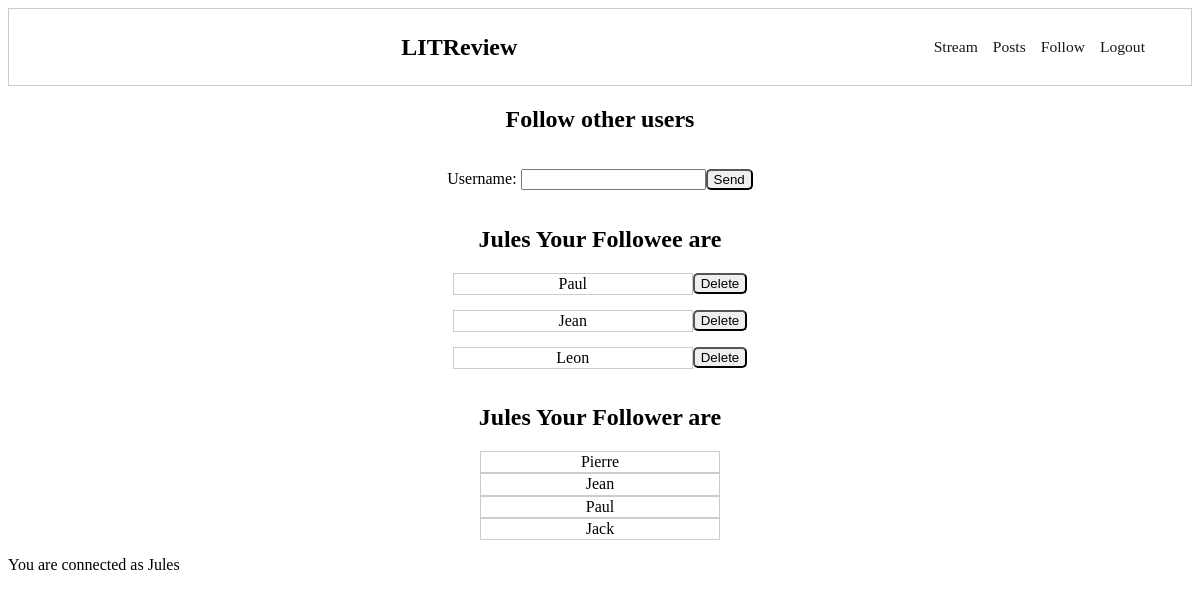
The page /review/follower_update/ (signed in) on the database its author committed.
### authentication/models.py (models this page shows)
class User(AbstractUser):
    pass

### review/models.py (models this page shows)
class UserFollows(models.Model):
    user = models.ForeignKey(to=settings.AUTH_USER_MODEL, on_delete=models.CASCADE, related_name='following')
    followed_user = models.ForeignKey(to=settings.AUTH_USER_MODEL, on_delete=models.CASCADE,
                                      related_name='followed_by')
    def __str__(self):
        return f"{self.followed_user}"
    class Meta():
        unique_together = ('user', 'followed_user', )

### review/views.py (the view)
# urls.py: path('review/follower_update/', review.views.follower_update, name='follower_update'),
@login_required
def follower_update(request):
    my_followers = []
    all_users = User.objects.exclude(username=request.user).exclude(username='Pi')
    my_followers = all_users.filter(following__followed_user=request.user)
    message = ''
    if request.method == 'POST':
        if 'add_followee' in request.POST:
            form = forms.UserFollowsForm(request.POST, user=request.user)
            delete_form = forms.DeleteFollowsForm()
            if form.is_valid():
                username = form.cleaned_data['username'],
                new_relation = models.UserFollows()
                new_relation.user = User.objects.get(username=request.user)
                new_relation.followed_user = User.objects.get(username=username[0])
                """Check if the relation already exists"""
                if models.UserFollows.objects.filter(user=new_relation.user,
                                                     followed_user=new_relation.followed_user).exists():
                    message = '{} follows {} already exists!'.format(new_relation.user, new_relation.followed_user)
                else:
                    models.UserFollows.save(new_relation)
        if 'delete_followee' in request.POST:
            form = forms.UserFollowsForm(user=request.user)
            delete_form = forms.DeleteFollowsForm(request.POST)
            if delete_form.is_valid():
                deleted_relation = models.UserFollows.objects.get(pk=request.POST['pk'])
                deleted_relation.delete()
    else:
        form = forms.UserFollowsForm(user=request.user)
        delete_form = forms.DeleteFollowsForm()
    return render(request, 'review/follower_update.html',
                  context={'form': form, 'delete_form': delete_form, 'message': message, 'my_followers': my_followers})

### review/forms.py (shortened to what this page needs)
class UserFollowsForm(forms.Form):
    def __init__(self, *args, **kwargs):
        self.user = kwargs.pop('user')
        super(UserFollowsForm, self).__init__(*args, **kwargs)
    username = forms.CharField(max_length=63, label='Username', required=True)
    add_followee = forms.BooleanField(widget=forms.HiddenInput, initial=True)

class DeleteFollowsForm(forms.Form):
    delete_followee = forms.BooleanField(widget=forms.HiddenInput, initial=True)

### review/templates/review/follower_update.html (shortened to what this page needs)
{% extends 'base.html' %}
{% load static %}
{% block css_files %}
	<link rel="stylesheet" href="{% static 'review/follower_update.css' %}">
{% endblock css_files %}
{% block content %}
<div class="main-div">
  <h2>Follow other users</h2>
			<form class="form-send" method="post">
		  <div class="send-form">
			{{ form.as_p }}
		  </div>
		  <div class="send-btn">
				<button type="submit">Send</button>
		  </div>
			</form>
  <h2>{{ request.user}} Your Followee are</h2>
    {% for user in request.user.following.all %}
      <div class="followee">
				<div class="followee-user">
						{{ user }}
				</div>
        <form class="form-delete" method="post">
            <button type="submit" name="pk" value="{{ user.pk }}" >Delete</button>
        </form>
      </div>
    {% endfor %}
      <h2>{{ request.user}} Your Follower are</h2>
      <div class="follower">
        {% for follower in my_followers %}
        <p>{{ follower }}</p>
        {% endfor %}
      </div>
</div>
{% endblock content %}

### templates/base.html (shortened to what this page needs)
{% load static %}
<html>
  <head>
		<link rel="stylesheet" href="{% static 'base.css' %}" />
		{% block css_files %}
    {% endblock css_files %}
  </head>
  <body>
      <header class="main-header">
          <div id="main_title">
              <h2>LITReview</h2>
          </div>
          <nav class="main-nav">
              <ul class="main-nav__items">
                  <li class="main-nav__item"><a href="{% url 'feed'%}">Stream</a></li>
                  <li class="main-nav__item"><a href="{% url 'post_update'%}">Posts</a></li>
                  <li class="main-nav__item"><a href="{% url 'follower_update'%}">Follow</a></li>
                  <li class="main-nav__item"><a href="{% url 'logout'%}">Logout</a></li>
              </ul>
          </nav>
      </header>
    {% block content %}
    {% endblock content %}
    {% if user.is_authenticated %}
      <p>You are connected as {{ request.user }} </p>
    {% endif %}
  </body>
</html>

### static/base.css (style rules this page uses)
.main-header { width: 100%; height: 10%; padding: 0.5rem 1rem; border: 1px solid #ccc; box-sizing: border-box; display: flex; justify-content: space-between; align-items:center; }
.main-nav__items { list-style-type: none; display: flex; margin-right: 15px; font-size: 12px; }
.main-nav__item { margin-right: 15px; }
.main-nav__item a { font-size: 1.3em; color: #181818; padding-bottom: 3px; text-decoration: none; }

### review/static/review/follower_update.css (style rules this page uses)
.form-send { display:flex; flex-direction: row; justify-content: center; align-items:center; }
.followee { display:flex; flex-direction: row; justify-content: center; align-items:flex-start; }
.followee-user { width: 15rem; height: 1.4rem; padding: 0.5rem 1rem; border: 1px solid #ccc; box-sizing: border-box; display: flex; justify-content: center; align-items: center; }
.follower { display:flex; flex-direction: column; justify-content: center; align-items:center; }
.follower p { width: 15rem; height: 1.4rem; padding: 0.5rem 1rem; border: 1px solid #ccc; box-sizing: border-box; display: flex; justify-content: center; align-items: center; margin: 0; }
h2 { text-align: center; }
button { border-radius: 5px; }

### rows shown on the page
User: user "Jules"
UserFollows: followed_user.username "Paul", {{ user.pk }} 24 (drawn)
UserFollows: followed_user.username "Jean", {{ user.pk }} 26 (drawn)
UserFollows: followed_user.username "Leon", {{ user.pk }} 25 (drawn)
User: username "Pierre"
User: username "Jean"
User: username "Paul"
User: username "Jack"
